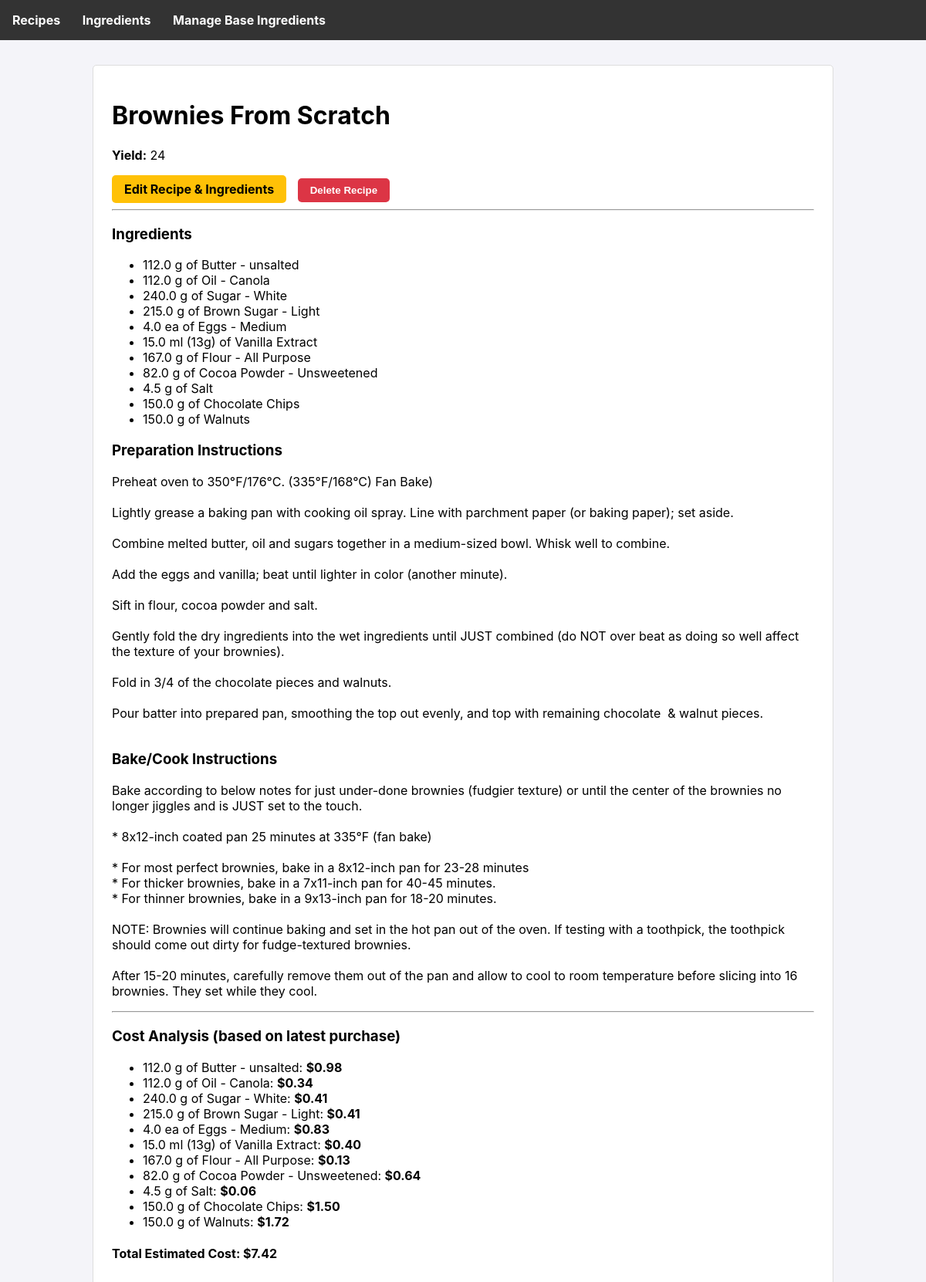
Screenshot of /recipe/2 with the database file from the repository.
### tables this page shows
CREATE TABLE recipes (
        id INTEGER PRIMARY KEY AUTOINCREMENT,
        name TEXT UNIQUE NOT NULL,
        preparation_instructions TEXT,
        bake_instructions TEXT,
        yield TEXT
    );

CREATE TABLE recipe_ingredients (
        recipe_id INTEGER NOT NULL,
        ingredient_id INTEGER NOT NULL,
        amount_needed REAL NOT NULL,
        unit_needed TEXT NOT NULL, sort_order INTEGER,
        PRIMARY KEY (recipe_id, ingredient_id),
        FOREIGN KEY (recipe_id) REFERENCES recipes (id),
        FOREIGN KEY (ingredient_id) REFERENCES ingredients (id)
    );

CREATE TABLE ingredients (
        id INTEGER PRIMARY KEY AUTOINCREMENT,
        name TEXT UNIQUE NOT NULL
    , density_g_ml REAL);

### app.py (the view)
@app.route('/recipe/<int:recipe_id>')
def recipe_detail(recipe_id):
    db = get_db()
    recipe = db.execute('SELECT * FROM recipes WHERE id = ?', (recipe_id,)).fetchone()
    ingredients_raw = db.execute('''
        SELECT i.name, i.density_g_ml, ri.amount_needed, ri.unit_needed
        FROM recipe_ingredients ri
        JOIN ingredients i ON ri.ingredient_id = i.id
        WHERE ri.recipe_id = ?
        ORDER BY ri.sort_order
    ''', (recipe_id,)).fetchall()
    ingredients_processed = []
    for item in ingredients_raw:
        item_dict = dict(item) # Convert Row object to a mutable dict
        unit = item_dict['unit_needed']
        amount = item_dict['amount_needed']
        density = item_dict['density_g_ml']
        dimension = UNIT_DIMENSIONS.get(unit)
        grams = None # Default to no gram display
        if dimension == 'weight' and unit != 'g':
            grams = amount * CONVERSIONS_TO_BASE.get(unit, 0)
        elif dimension == 'volume' and density:
            base_ml = amount * CONVERSIONS_TO_BASE.get(unit, 0)
            grams = base_ml * density
        if grams is not None:
            item_dict['display_grams'] = f"({round(grams)}g)"
        else:
            item_dict['display_grams'] = "" # Keep it empty if no conversion
        ingredients_processed.append(item_dict)
    cost_info = calculate_recipe_cost(recipe_id)
    return render_template('recipe_detail.html',
                           recipe=recipe,
                           ingredients=ingredients_processed,
                           cost_info=cost_info)

### app.py (called while the page is built)
def get_db():
    if 'db' not in g:
        g.db = sqlite3.connect(DATABASE)
        g.db.row_factory = sqlite3.Row
    return g.db

### templates/recipe_detail.html
{% extends 'base.html' %}
{% block content %}
    <div class="card">
        <h1>{{ recipe.name }}</h1>
        <p><strong>Yield:</strong> {{ recipe.yield }}</p>
        <div>
            <a href="{{ url_for('edit_recipe', recipe_id=recipe.id) }}" class="button button-yellow">Edit Recipe & Ingredients</a>
            <form action="{{ url_for('delete_recipe', recipe_id=recipe.id) }}" method="post" style="display: inline; margin-left: 10px;">
                <button type="submit" class="button button-red" onclick="return confirm('Are you sure you want to permanently delete this recipe?');">Delete Recipe</button>
            </form>
        </div>
        <hr>
        <h3>Ingredients</h3>
        <ul>
            {% for ingredient in ingredients %}
            <li>{{ ingredient.amount_needed }} {{ ingredient.unit_needed }} {{ ingredient.display_grams }} of {{ ingredient.name }}</li>
            {% endfor %}
        </ul>
        <h3>Preparation Instructions</h3>
        <p style="white-space: pre-wrap;">{{ recipe.preparation_instructions }}</p>
        <h3>Bake/Cook Instructions</h3>
        <p style="white-space: pre-wrap;">{{ recipe.bake_instructions }}</p>
        <hr>
        <h3>Cost Analysis (based on latest purchase)</h3>
        <ul>
            {% for item in cost_info.breakdown %}
            <li>{{ item.name }}: <strong>${{ item.cost }}</strong> {% if item.note %}(<span style="color: #dc3545;">{{item.note}}</span>){% endif %}</li>
            {% endfor %}
        </ul>
        <h4><strong>Total Estimated Cost: ${{ '%.2f'|format(cost_info.total) }}</strong></h4>
    </div>
{% endblock %}

### templates/base.html (style rules this page uses)
body { font-family: -apple-system, BlinkMacSystemFont, "Segoe UI", Roboto, "Helvetica Neue", Arial, sans-serif; margin: 0; background-color: #f4f4f9; }
.card { background-color: white; border: 1px solid #ddd; border-radius: 5px; padding: 1.5rem; margin-bottom: 1rem; }
a { color: #007bff; }
form button { background-color: #007bff; color: white; padding: 0.75rem 1.5rem; border: none; border-radius: 5px; cursor: pointer; }
.button { display: inline-block; padding: 0.5rem 1rem; border-radius: 5px; text-decoration: none; font-weight: bold; border: none; cursor: pointer; text-align: center; }
.button-yellow { background-color: #ffc107; color: black; }
.button-red { background-color: #dc3545; color: white; }

### rows the page displays
recipes: name "Brownies From Scratch", yield "24", preparation_instructions "Preheat oven to 350°F/176°C. (335°F/168°C) Fan Bake) Lightly grease a baking pan with cooking oil spray. Line with parchment paper (or baking paper); set aside. Combine melted butter, oil and sugars together in a medium-sized bowl. Whisk well to combine. Add the eggs and vanilla; beat until lighter in color (another minute). Sift in flour, cocoa powder and salt. Gently fold the dry ingredients into the wet ingredients until JUST combined (do NOT over beat as doing so well affect the texture of your brownies). Fold in 3/4 of the chocolate pieces and walnuts. Pour batter into prepared pan, smoothing the top out evenly, and top with remaining chocolate & walnut pieces.", bake_instructions "Bake according to below notes for just under-done brownies (fudgier texture) or until the center of the brownies no longer jiggles and is JUST set to the touch. * 8x12-inch coated pan 25 minutes at 335°F (fan bake) * For most perfect brownies, bake in a 8x12-inch pan for 23-28 minutes * For thicker brownies, bake in a 7x11-inch pan for 40-45 minutes. * For thinner brownies, bake in a 9x13-inch pan for 18-20 minutes. NOTE: Brownies will continue baking and set in the hot pan out of the oven. If testing with a toothpick, the toothpick should come out dirty for fudge-textured brownies. After 15-20 minutes, carefully remove them out of the pan and allow to cool to room temperature before…"
recipe_ingredients: amount_needed "112.0", unit_needed "g", name "Butter - unsalted"
recipe_ingredients: amount_needed "112.0", unit_needed "g", name "Oil - Canola"
recipe_ingredients: amount_needed "240.0", unit_needed "g", name "Sugar - White"
recipe_ingredients: amount_needed "215.0", unit_needed "g", name "Brown Sugar - Light"
recipe_ingredients: amount_needed "4.0", unit_needed "ea", name "Eggs - Medium"
recipe_ingredients: amount_needed "15.0", unit_needed "ml", display_grams "(13g)", name "Vanilla Extract"
recipe_ingredients: amount_needed "167.0", unit_needed "g", name "Flour - All Purpose"
recipe_ingredients: amount_needed "82.0", unit_needed "g", name "Cocoa Powder - Unsweetened"
recipe_ingredients: amount_needed "4.5", unit_needed "g", name "Salt"
recipe_ingredients: amount_needed "150.0", unit_needed "g", name "Chocolate Chips"
recipe_ingredients: amount_needed "150.0", unit_needed "g", name "Walnuts"

### other values shown
{{ item.name }} "112.0 g of Butter - unsalted" "112.0 g of Oil - Canola" "240.0 g of Sugar - White" "215.0 g of Brown Sugar - Light" "4.0 ea of Eggs - Medium" "15.0 ml (13g) of Vanilla Extract" "167.0 g of Flour - All Purpose" "82.0 g of Cocoa Powder - Unsweetened" "4.5 g of Salt" "150.0 g of Chocolate Chips" "150.0 g of Walnuts"
{{ item.cost }} "0.98" "0.34" "0.41" "0.41" "0.83" "0.40" "0.13" "0.64" "0.06" "1.50" "1.72"
{{ '%.2f'|format(cost_info.total) }} "7.42"
